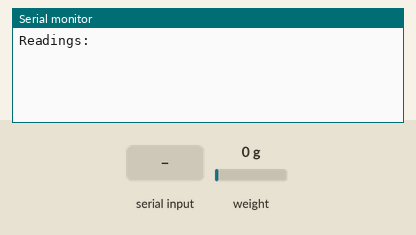
Bench run of a sketch on a simulated Arduino Uno, built with avr-gcc and run on an emulated ATmega328P. Parts: the last lines printed to the serial monitor. The inputs (shaded band) are chosen by the test bench; at power-on: weight on the scale 0 g.

Above: at 2.2 s.
2.3 s: "90,45\n" received over the second serial link
At 3.1 s:
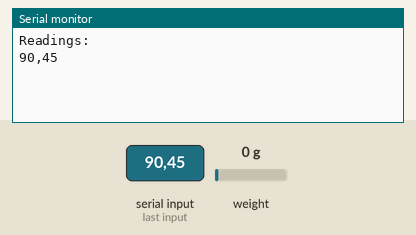
3.8 s: "5\n" received over the second serial link
At 4.2 s:
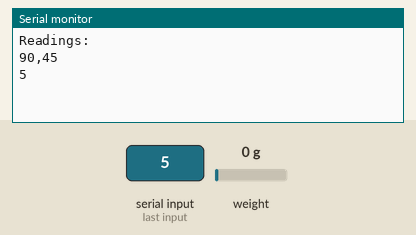

The sketch:

Cal_Calc_With_Arduio.ino
```cpp
#include <SoftwareSerial.h> //시리얼 통신 라이브러리 호출
#include "HX711.h"
#define calibration_factor 890 // 로드셀 스케일 값 선언
#define LOADCELL_DOUT_PIN 5
#define LOADCELL_SCK_PIN 4
HX711 scale; //엠프 핀 선언

int blueTx=2;   //Tx (보내는핀 설정)
int blueRx=3;   //Rx (받는핀 설정)
SoftwareSerial mySerial(blueTx, blueRx);  //시리얼 통신을 위한 객체선언
String myString=""; //받는 문자열
unsigned int Read_Value = 0;
void setup() {
  Serial.begin(9600);   //시리얼모니터
  scale.begin(LOADCELL_DOUT_PIN, LOADCELL_SCK_PIN);
  mySerial.begin(9600); //블루투스 시리얼 개방
  scale.set_scale(calibration_factor);  //스케일 지정
  scale.tare();  //스케일 설정
  Serial.println("Readings:");
}

void loop() {
   while(mySerial.available())  //mySerial에 전송된 값이 있으면
  {
  char myChar = (char)mySerial.read();  //mySerial int 값을 char 형식으로 변환
  myString+=myChar;
  }

  if(!myString.equals(""))  //myString 값이 있다면
  {
  Serial.println(myString);
  int data=myString.toInt();
  double gram=scale.get_units();
  gram=gram*data;
  mySerial.print(gram);
  mySerial.print("kcal");           // 블루투스에 데이터 전송 .
  myString="";  //myString 변수값 초기화
  }

}
```

Measured:
- after the input at 2.3 s, the serial monitor: prints a new line at once (image 1)
- after the input at 3.8 s, the serial monitor: prints a new line at once (image 2)
